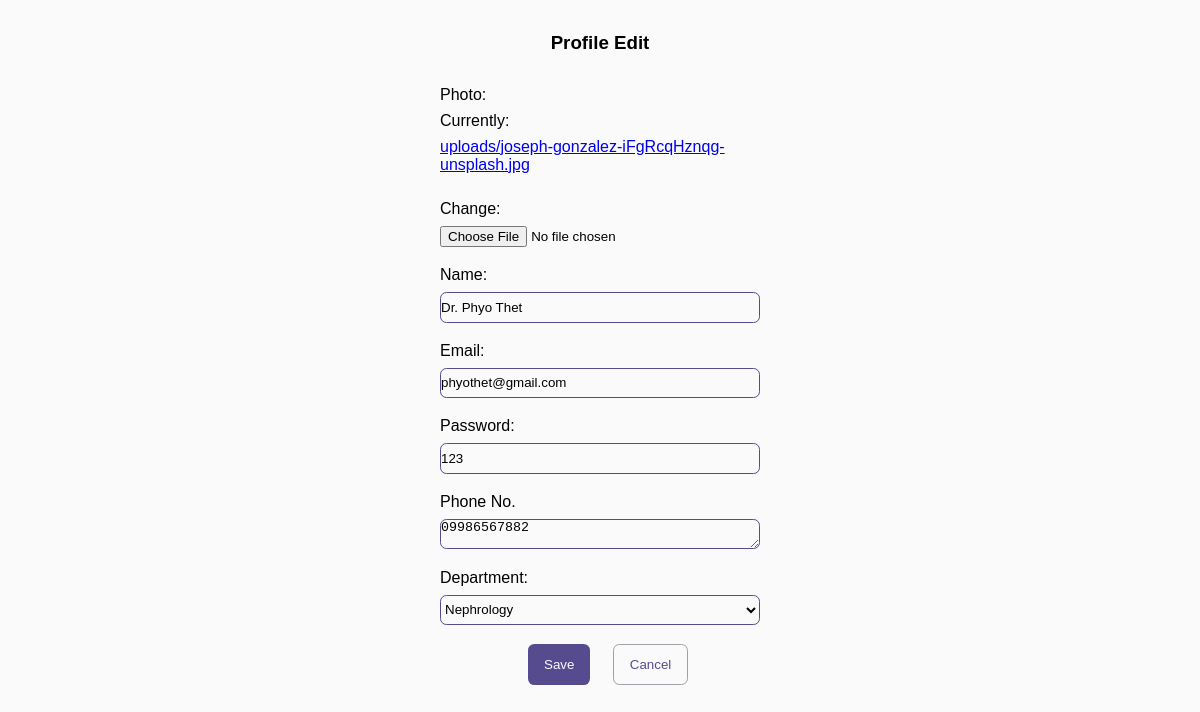
The app's page /update_doctor/1/, older data.
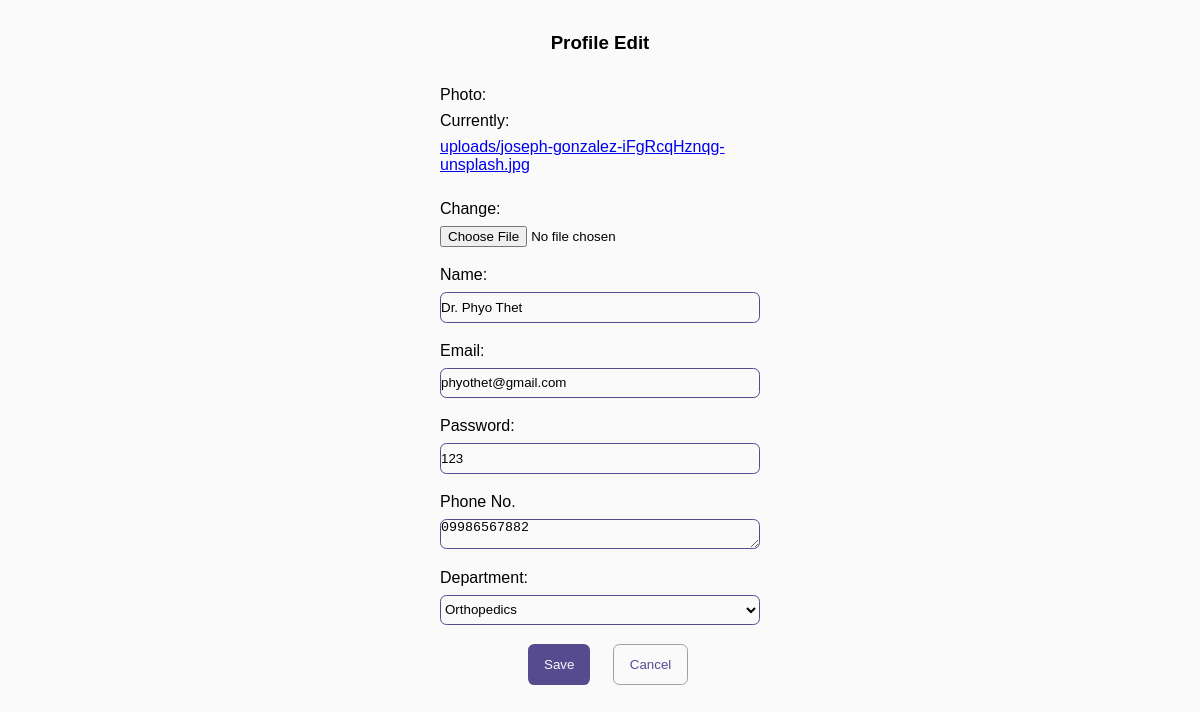
The same page, newer data.
### patients/models.py (models this page shows, shortened)
class Doctor(models.Model):
    DoctorID = models.AutoField(primary_key= True)
    DoctorImg = models.ImageField(upload_to='uploads',default='a.png')
    DoctorName = models.CharField(max_length=50)
    DoctorMail =models.EmailField(max_length=50)
    DoctorPwd = models.CharField(max_length=50)
    DoctorPh = models.CharField(max_length=50)
    Department = models.ForeignKey(Department, on_delete=models.CASCADE)
    class Meta:
        verbose_name_plural = 'Doctors'

### patients/views.py (the view)
# urls.py: path('update_doctor/<int:id>/', views.update_doctor, name='update_doctor'),
def update_doctor(request, id):
    data = Doctor.objects.get(DoctorID=id)
    form = DUpdateForm(request.POST, request.FILES, instance=data)
    if form.is_valid():
        update_mail = form.cleaned_data['DoctorMail']
        exist_mail = Doctor.objects.filter(DoctorMail=update_mail).exclude(DoctorID=id)
        update_ph = form.cleaned_data['DoctorPh']
        exist_ph = Doctor.objects.filter(DoctorPh=update_ph).exclude(DoctorID=id)
        if exist_mail.exists():
            msg = "Email is already in use"
            return render(request, 'dedit.html', {'form': form, 'msg': msg})
        elif exist_ph.exists():
            msg = "Phone number is already in use"
            return render(request, 'dedit.html', {'form': form, 'msg': msg})
        else:
            form.save()
            return HttpResponseRedirect("/admindoc/")
    else:
        form = DUpdateForm(instance=data)
        return render(request, 'admindedit.html', {'form': form})

### patients/forms.py
class DUpdateForm(forms.ModelForm):
    class Meta:
        model= Doctor
        fields=['DoctorImg','DoctorName','DoctorMail','DoctorPwd','DoctorPh','Department']
        labels = {
            'DoctorImg': _('Photo', ),
            'DoctorName': _("Name"),
            'DoctorMail': _('Email'),
            'DoctorPh': _('Phone No.'),
            'DoctorPwd':_('Password'),
        }
        widgets = {
            'DoctorMail': forms.EmailInput(attrs={'type': 'email', 'placeholder': 'Enter your email'}),
            'DoctorName': forms.TextInput(attrs={'placeholder': 'Enter your name'}),
            'DoctorPh': forms.Textarea(attrs={'placeholder': 'Enter your address'}),
            'DoctorPwd': forms.TextInput(attrs={'placeholder': 'Enter your password'}),
        }

### patients/models.py (called while the page is built)
    def __str__(self):
        return self.DepartName

### templates/admindedit.html (shortened to what this page needs)
<!DOCTYPE html>
{%load static%}
<html lang="en">
<head>
    <link rel="stylesheet" href="{% static '/css/edit.css'%}">
</head>
<body>
    <div class="edit-form-section">
        <h3 class="edit-header">Profile Edit</h3>
        <form method="post" enctype="multipart/form-data" class="cta-section-1">
        {% for field in form %}
        <p class="input-section-1">{{ field.label_tag }} {{ field }}</p>
        {% endfor %}
        <div class="btn-section">
            <button onclick="location.href='{%url 'admindoc'%}'" class="primary-btn">Save</button>
            <button value="Cancel" onclick="location.href='{% url 'admindoc'%}'" class="cancel-btn">Cancel</button>
        </div>
    </form>
    </div>
</body>
</html>

Row changes from the older to the newer data that the page shows:
changed Doctor "Dr. Phyo Thet": Department "Nephrology" → "Orthopedics"
